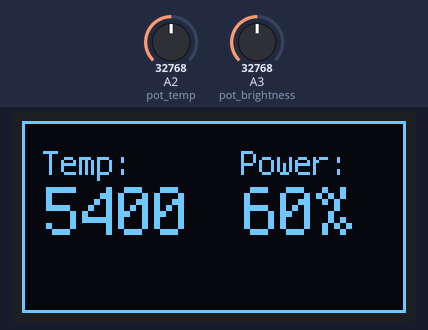
Simulated run of this program. Board: CircuitPython board. On the bench: 128×64 one-colour display. Inputs (shaded band) come from the test bench; at power-on: A2 (pot_temp) = 32768, A3 (pot_brightness) = 32768 (analog values on the 0–65535 scale). What the program prints to the serial console is not drawn.

Above: at 1.2 s.
1.3 s: A2 (pot_temp) set to 45874
At 2.0 s:
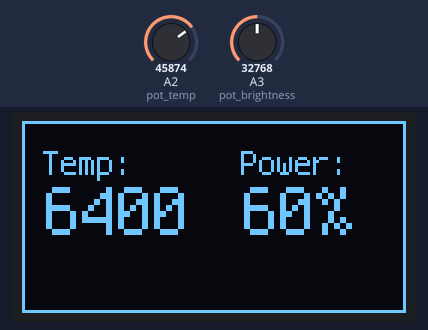
2.8 s: A3 (pot_brightness) set to 45874
At 3.1 s:
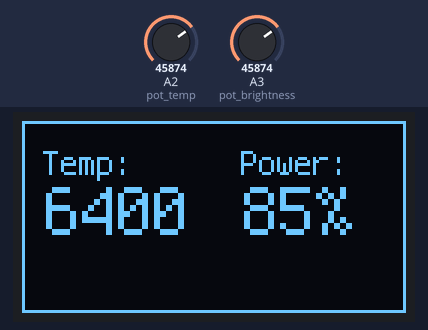
4.3 s: A2 (pot_temp) set to 57670
At 5.5 s:
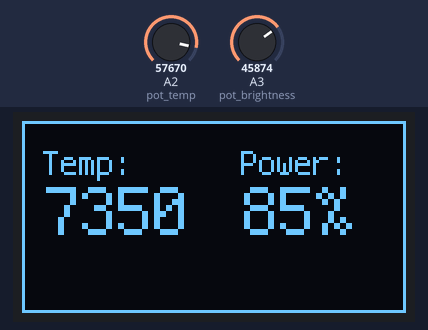
5.8 s: A3 (pot_brightness) set to 57670
At 6.6 s:
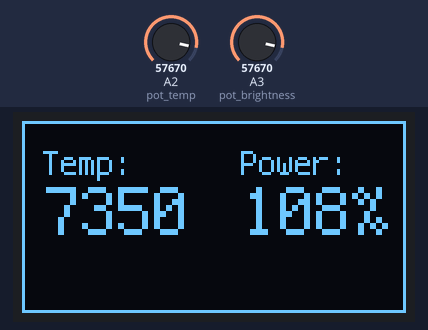
7.3 s: A2 (pot_temp) set to 65535
At 7.7 s:
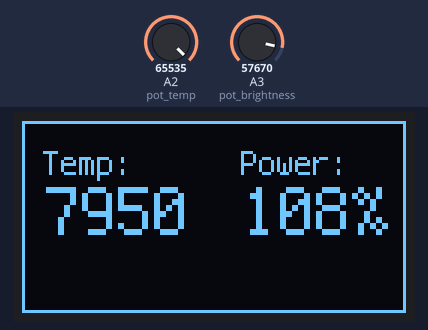
Timing chart, 0 to 7.3 s (numbered marks = the images above; inputs shaded):
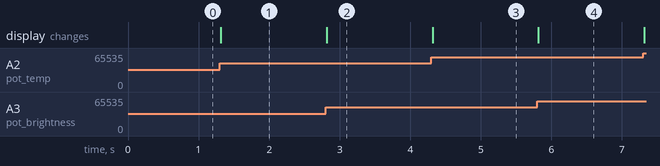

Measured:
- after the input at 1.3 s, the display: changes at once (image 1)
- after the input at 2.8 s, the display: changes at once (image 2)
- after the input at 4.3 s, the display: changes at once (image 3)
- after the input at 5.8 s, the display: changes at once (image 4)

The program:

display_update_from_scaled_pot_values.py
```python
import board
import displayio
import terminalio
import adafruit_displayio_ssd1306
from analogio import AnalogIn
from adafruit_display_text import label

# Release displays to avoid soft reset "Too many display busses" error
displayio.release_displays()

# Initialize I2C interface and display driver
i2c = board.I2C()
display_bus = displayio.I2CDisplay(i2c, device_address=0x3d)
display = adafruit_displayio_ssd1306.SSD1306(display_bus, width=128, height=64)

# Create group to display context
main_group = displayio.Group()
display.show(main_group)

# Make the display context for boarder
splash = displayio.Group()

WIDTH = 128
HEIGHT = 64  # Change to 64 if needed
BORDER = 1

# Draw full screen rectangle
color_bitmap = displayio.Bitmap(WIDTH, HEIGHT, 1)
color_palette = displayio.Palette(1)
color_palette[0] = 0xFFFFFF  # White
bg_sprite = displayio.TileGrid(color_bitmap, pixel_shader=color_palette, x=0, y=0)
splash.append(bg_sprite)

# Draw a smaller inner rectangle
inner_bitmap = displayio.Bitmap(WIDTH - BORDER * 2, HEIGHT - BORDER * 2, 1)
inner_palette = displayio.Palette(1)
inner_palette[0] = 0x000000  # Black
inner_sprite = displayio.TileGrid(inner_bitmap, pixel_shader=inner_palette, x=BORDER, y=BORDER)
splash.append(inner_sprite)

main_group.append(splash)

# Draw value labels
text_area_lables = label.Label(
    terminalio.FONT,
    text="Temp:      Power:",
    color=0xFFFFFF,
    x=7,
    y=14
)

splash.append(text_area_lables)

# Draw 2x scaled group for values
values = displayio.Group(scale=2)
main_group.append(values)

text_area_temp_val = label.Label(
    terminalio.FONT,
    # text="",
    color=0xFFFFFF,
    x=4,
    y=15
)
values.append(text_area_temp_val)

text_area_bright_val = label.Label(
    terminalio.FONT,
    # text="",
    color=0xFFFFFF,
    x=37,
    y=15
)
values.append(text_area_bright_val)

pot_temp = AnalogIn(board.A2)  # 536 to 53401
pot_brightness = AnalogIn(board.A3)  # 536 to 53401

base = 50
low_value = 536
high_value = 53401
brightness_scaler = (high_value - low_value) / 100
temperature_scaler = (high_value - low_value) / 82

while True:
    scaled_brightness = int((pot_brightness.value / brightness_scaler) - 1)
    text_area_bright_val.text = f"{str(scaled_brightness)}%"

    scaled_temp = 50*(pot_temp.value / temperature_scaler)+2859
    stepped_temp = base * round(scaled_temp/base)
    text_area_temp_val.text = f"{str(stepped_temp)}"

    print((scaled_brightness, stepped_temp))
```
